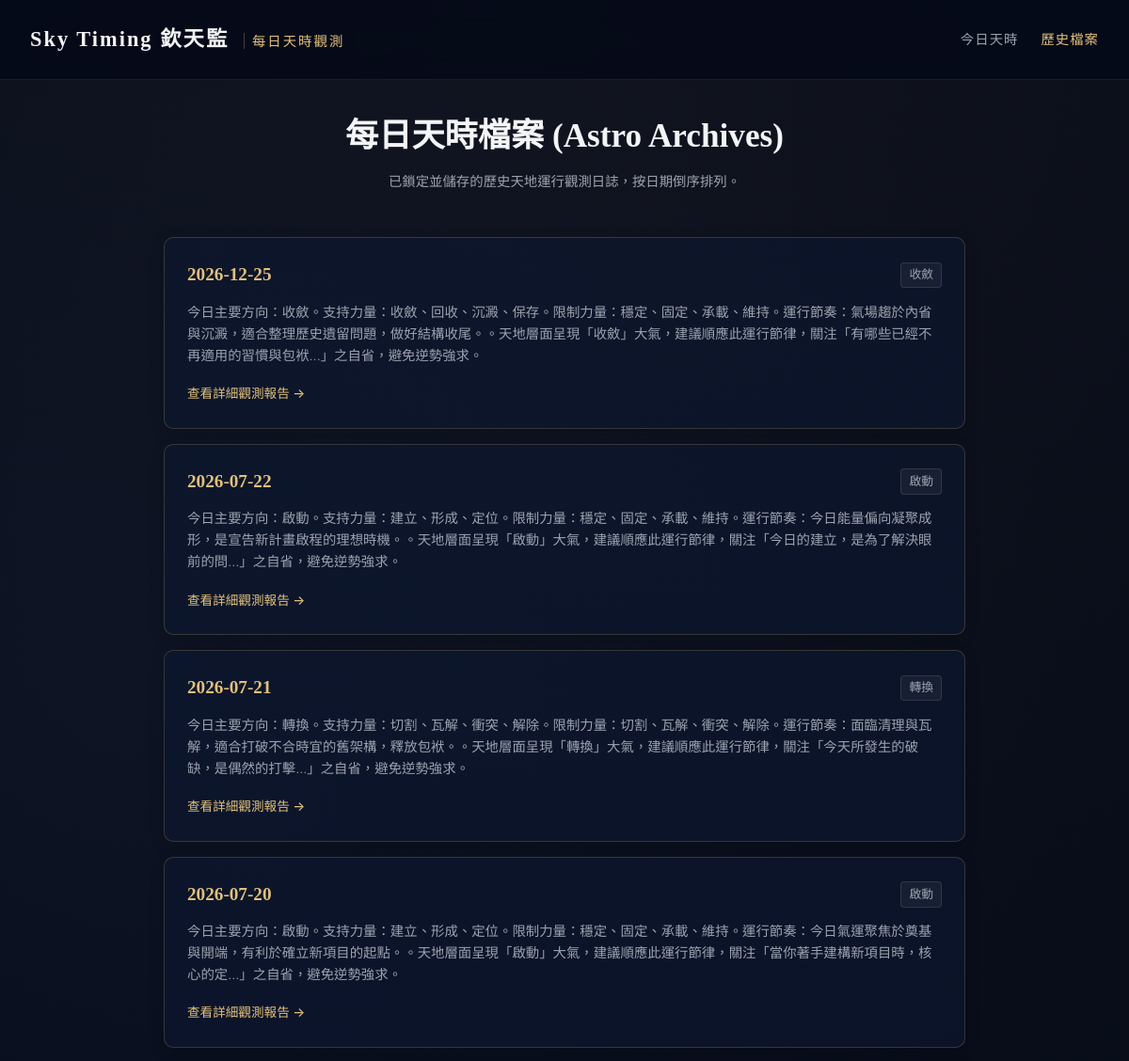
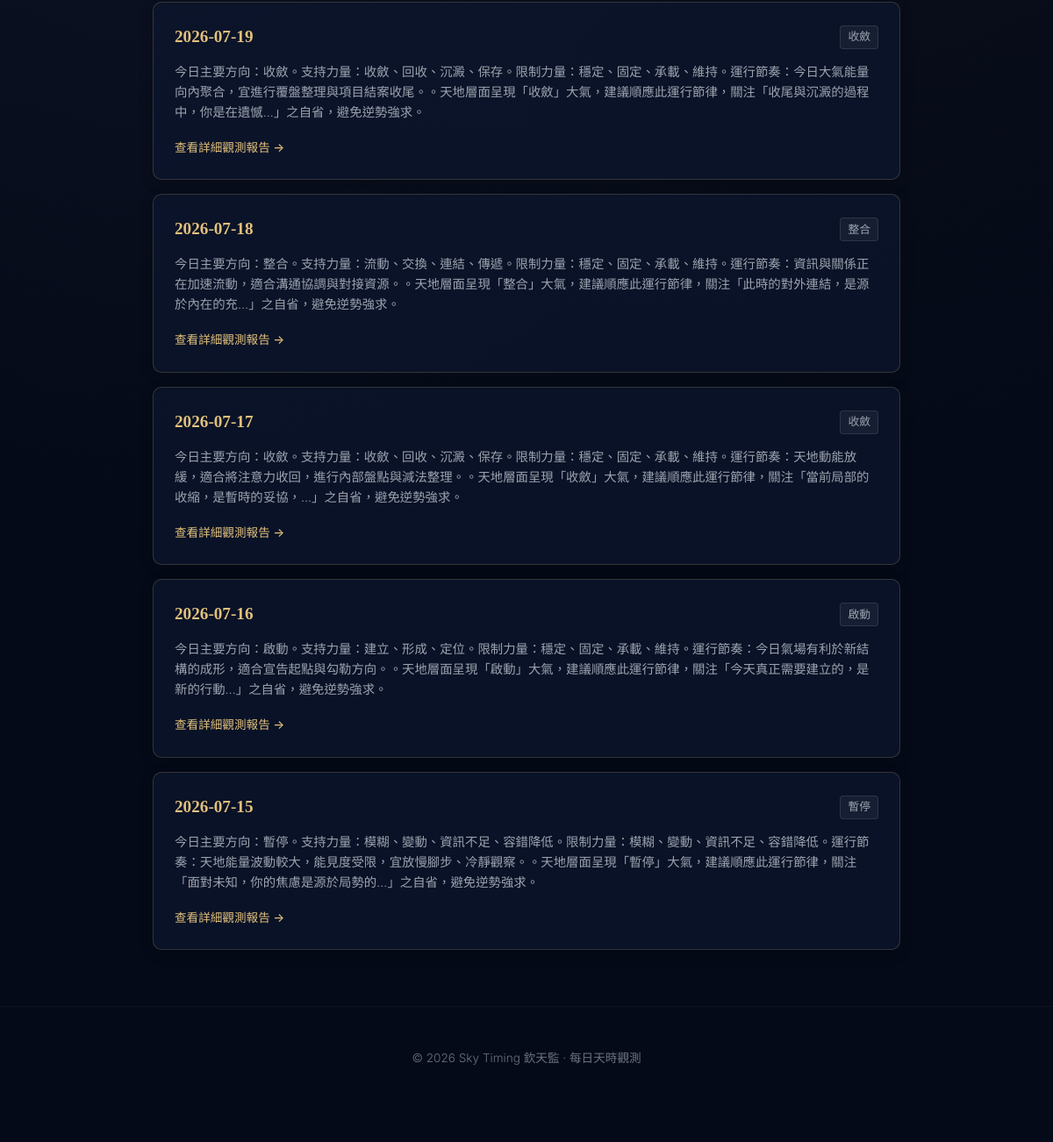
Page /archive on the earlier database version (2 pictures, top to bottom).
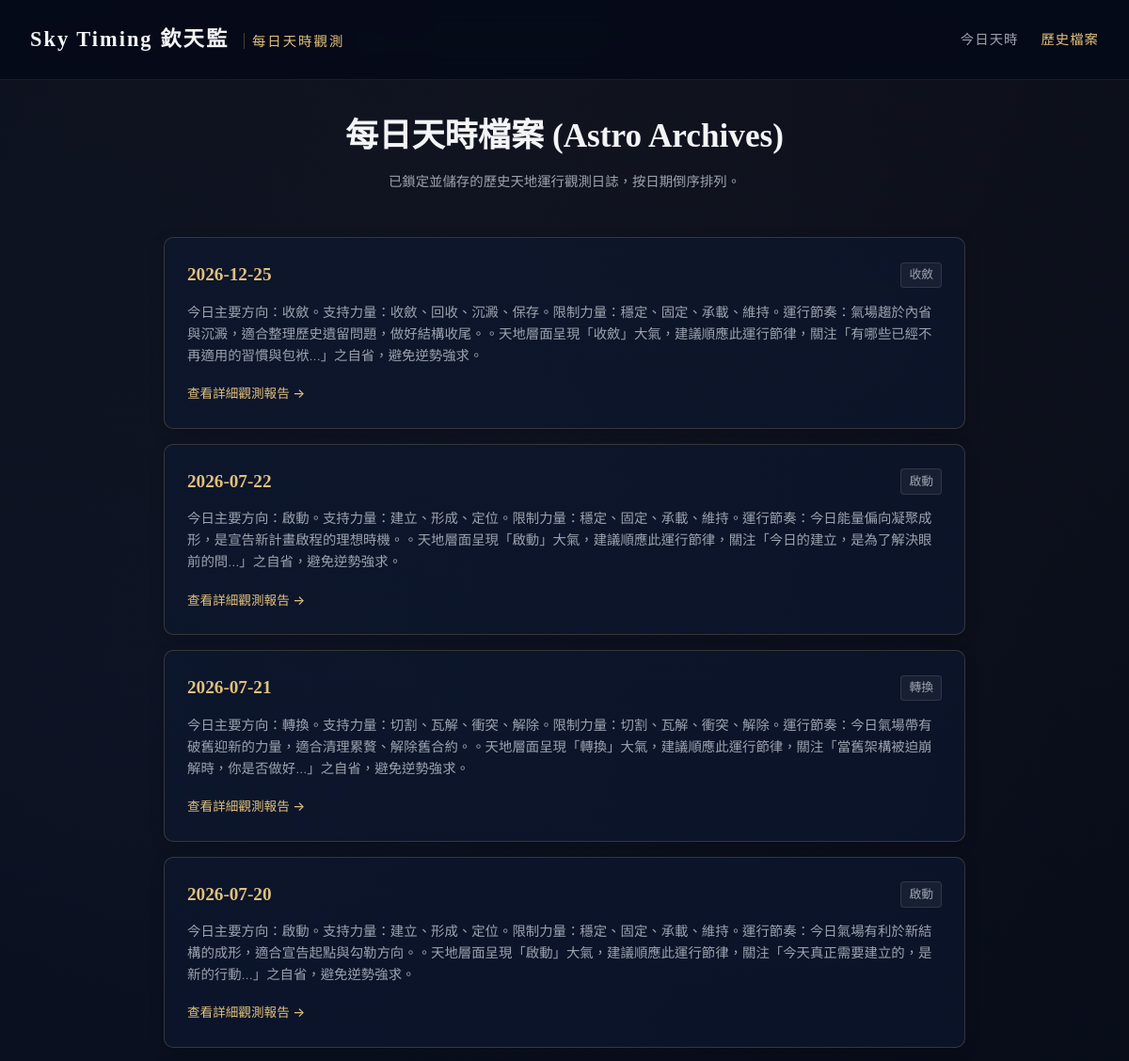
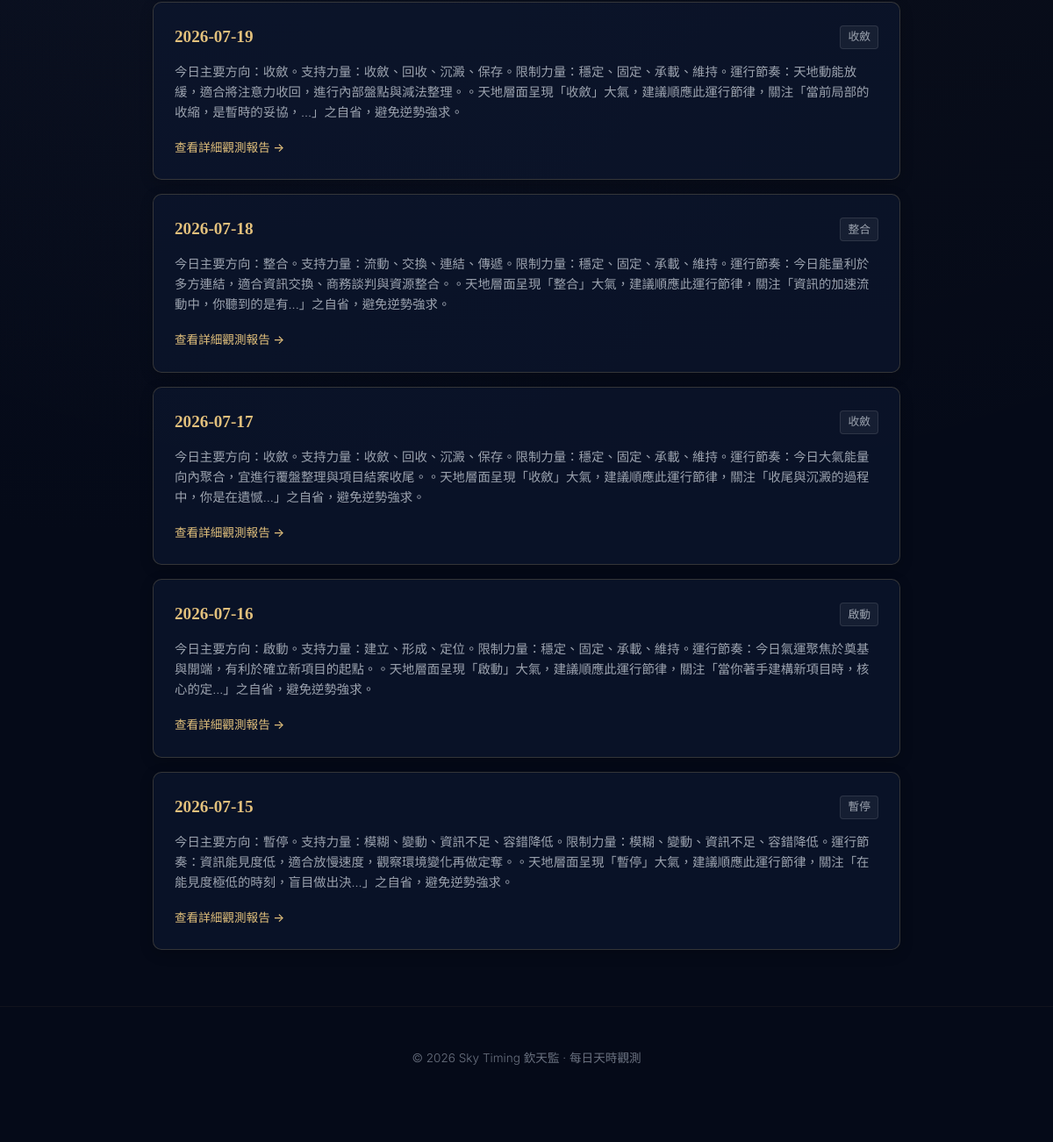
Same page on the later database version (2 pictures, top to bottom).
### tables this page shows
CREATE TABLE daily_states (
            id INTEGER PRIMARY KEY AUTOINCREMENT,
            date TEXT NOT NULL,
            timezone TEXT NOT NULL,
            city TEXT NOT NULL,
            raw_timing_data TEXT NOT NULL,
            semantic_vectors TEXT NOT NULL,
            primary_force TEXT NOT NULL,
            secondary_force TEXT NOT NULL,
            constraint_force TEXT NOT NULL,
            daily_rhythm TEXT NOT NULL,
            daily_summary TEXT NOT NULL,
            reflection_question TEXT NOT NULL,
            created_at TEXT NOT NULL,
            UNIQUE(date, timezone, city)
        );

### app.py (the view)
@app.get("/archive", response_class=HTMLResponse)
def read_archive(request: Request):
    states = get_all_daily_states()
    return templates.TemplateResponse(request=request, name="archive.html", context={"request": request, "states": states})

### templates/archive.html (shortened to what this page needs)
<!DOCTYPE html>
<html lang="zh-TW">
<head>
    <link rel="stylesheet" href="/static/style.css">
</head>
<body>
    <header class="app-header">
        <div class="logo">Sky Timing 欽天監 <span>每日天時觀測</span></div>
        <nav class="app-nav">
            <a href="/">今日天時</a>
            <a href="/archive" class="active">歷史檔案</a>
        </nav>
    </header>
    <main class="container">
        <section class="archive-header">
            <h1>每日天時檔案 (Astro Archives)</h1>
            <p class="section-desc">已鎖定並儲存的歷史天地運行觀測日誌，按日期倒序排列。</p>
        </section>
        <section class="archive-list-container">
            {% if states %}
                {% for st in states %}
                <div class="archive-item-card">
                    <div class="archive-date-row">
                        <span class="archive-date gold-text">{{ st.date }}</span>
                        <span class="archive-rhythm-badge">{{ st.daily_rhythm }}</span>
                    </div>
                    <p class="archive-summary">{{ st.daily_summary }}</p>
                    <a href="/date/{{ st.date }}" class="btn-text-gold">查看詳細觀測報告 →</a>
                </div>
                {% endfor %}
            {% else %}
                <div class="card empty-card">
                    <p>目前尚無歷史檔案記錄。請先在前台查詢或自動生成特定日期天時。</p>
                </div>
            {% endif %}
        </section>
    </main>
    <footer class="app-footer">
        <p>© 2026 Sky Timing 欽天監 · 每日天時觀測</p>
    </footer>
</body>
</html>

### static/style.css (style rules this page uses)
:root { --bg-dark: #050A18; --bg-card: rgba(13, 23, 49, 0.65); --gold: #E2C07C; --gold-hover: #D4AF37; --gold-border: rgba(226, 192, 124, 0.2); --gold-border-bright: rgba(226, 192, 124, 0.4); --text-primary: #F3F4F6; --text-secondary: #9CA3AF; --text-muted: #6B7280; --font-serif: 'Noto Serif TC', serif; --font-sans: 'PingFang TC', 'STHeitiTC-Light', 'Microsoft JhengHei Light', 'Inter', 'Outfit', system-ui, -apple-system, sans-serif; --green-accent: #34D399; --red-accent: #F87171; }
* { box-sizing: border-box; margin: 0; padding: 0; }
body { background-color: var(--bg-dark); background-image: radial-gradient(circle at 50% 0%, rgba(226, 192, 124, 0.05) 0%, transparent 70%), radial-gradient(circle at 10% 30%, rgba(13, 23, 49, 0.4) 0%, transparent 50%); color: var(--text-primary); font-family: var(--font-sans); font-weight: 300; line-height: 1.6; -webkit-font-smoothing: antialiased; padding-bottom: 2rem; }
.app-header { display: flex; justify-content: space-between; align-items: center; padding: 1.5rem 2rem; border-bottom: 1px solid rgba(226, 192, 124, 0.1); background: rgba(5, 10, 24, 0.85); backdrop-filter: blur(12px); position: sticky; top: 0; z-index: 100; }
.logo { font-family: var(--font-serif); font-size: 1.4rem; font-weight: 700; color: var(--text-primary); letter-spacing: 2px; }
.logo span { font-family: var(--font-sans); font-size: 0.9rem; font-weight: 300; color: var(--gold); margin-left: 0.5rem; border-left: 1px solid rgba(226, 192, 124, 0.3); padding-left: 0.5rem; }
.app-nav { display: flex; gap: 1.5rem; }
.app-nav a { color: var(--text-secondary); text-decoration: none; font-size: 0.9rem; letter-spacing: 1px; transition: color 0.3s; font-weight: 500; }
.app-nav a:hover, .app-nav a.active { color: var(--gold); }
.container { max-width: 900px; margin: 2rem auto; padding: 0 1.5rem; }
.gold-text { color: var(--gold); font-weight: 600; }
.section-desc { font-size: 0.9rem; color: var(--text-secondary); margin-bottom: 1.5rem; }
.archive-header { text-align: center; margin-bottom: 3rem; }
.archive-header h1 { font-family: var(--font-serif); font-size: 2.2rem; margin-bottom: 0.5rem; }
.archive-item-card { background: var(--bg-card); border: 1px solid var(--gold-border); border-radius: 10px; padding: 1.5rem; margin-bottom: 1rem; box-shadow: 0 4px 15px rgba(0, 0, 0, 0.2); transition: border-color 0.3s; }
.archive-date-row { display: flex; justify-content: space-between; align-items: center; margin-bottom: 0.75rem; }
.archive-date { font-family: var(--font-serif); font-size: 1.2rem; font-weight: 700; }
.archive-rhythm-badge { font-size: 0.8rem; background: rgba(255, 255, 255, 0.05); border: 1px solid rgba(255, 255, 255, 0.1); color: var(--text-secondary); padding: 0.15rem 0.5rem; border-radius: 4px; }
.archive-summary { font-size: 0.9rem; color: var(--text-secondary); margin-bottom: 1rem; line-height: 1.6; }
.btn-text-gold { color: var(--gold); text-decoration: none; font-size: 0.85rem; font-weight: 500; transition: color 0.3s; }
.app-footer { text-align: center; padding: 3rem 1.5rem; border-top: 1px solid rgba(226, 192, 124, 0.05); margin-top: 4rem; }
.app-footer p { font-size: 0.85rem; color: var(--text-muted); margin-bottom: 0.5rem; }

Differences in the rows shown:
removed daily_states: date "2026-07-21", daily_rhythm "轉換", daily_summary "今日主要方向：轉換。支持力量：切割、瓦解、衝突、解除。限制力量：切割、瓦解、衝突、解除。運行節奏：面臨清理與瓦解，適合打破不合時宜的舊架構，釋放包袱。。天地層面呈現「轉換」大氣，建議順應此運行節律，關注「今天所發生的破缺，是偶然的打擊...」之自省，避免逆勢強求。"
removed daily_states: date "2026-07-20", daily_rhythm "啟動", daily_summary "今日主要方向：啟動。支持力量：建立、形成、定位。限制力量：穩定、固定、承載、維持。運行節奏：今日氣運聚焦於奠基與開端，有利於確立新項目的起點。。天地層面呈現「啟動」大氣，建議順應此運行節律，關注「當你著手建構新項目時，核心的定...」之自省，避免逆勢強求。"
removed daily_states: date "2026-07-19", daily_rhythm "收斂", daily_summary "今日主要方向：收斂。支持力量：收斂、回收、沉澱、保存。限制力量：穩定、固定、承載、維持。運行節奏：今日大氣能量向內聚合，宜進行覆盤整理與項目結案收尾。。天地層面呈現「收斂」大氣，建議順應此運行節律，關注「收尾與沉澱的過程中，你是在遺憾...」之自省，避免逆勢強求。"
removed daily_states: date "2026-07-18", daily_rhythm "整合", daily_summary "今日主要方向：整合。支持力量：流動、交換、連結、傳遞。限制力量：穩定、固定、承載、維持。運行節奏：資訊與關係正在加速流動，適合溝通協調與對接資源。。天地層面呈現「整合」大氣，建議順應此運行節律，關注「此時的對外連結，是源於內在的充...」之自省，避免逆勢強求。"
removed daily_states: date "2026-07-17", daily_rhythm "收斂", daily_summary "今日主要方向：收斂。支持力量：收斂、回收、沉澱、保存。限制力量：穩定、固定、承載、維持。運行節奏：天地動能放緩，適合將注意力收回，進行內部盤點與減法整理。。天地層面呈現「收斂」大氣，建議順應此運行節律，關注「當前局部的收縮，是暫時的妥協，...」之自省，避免逆勢強求。"
removed daily_states: date "2026-07-16", daily_rhythm "啟動", daily_summary "今日主要方向：啟動。支持力量：建立、形成、定位。限制力量：穩定、固定、承載、維持。運行節奏：今日氣場有利於新結構的成形，適合宣告起點與勾勒方向。。天地層面呈現「啟動」大氣，建議順應此運行節律，關注「今天真正需要建立的，是新的行動...」之自省，避免逆勢強求。"
removed daily_states: date "2026-07-15", daily_rhythm "暫停", daily_summary "今日主要方向：暫停。支持力量：模糊、變動、資訊不足、容錯降低。限制力量：模糊、變動、資訊不足、容錯降低。運行節奏：天地能量波動較大，能見度受限，宜放慢腳步、冷靜觀察。。天地層面呈現「暫停」大氣，建議順應此運行節律，關注「面對未知，你的焦慮是源於局勢的...」之自省，避免逆勢強求。"
added daily_states: date "2026-07-21", daily_rhythm "轉換", daily_summary "今日主要方向：轉換。支持力量：切割、瓦解、衝突、解除。限制力量：切割、瓦解、衝突、解除。運行節奏：今日氣場帶有破舊迎新的力量，適合清理累贅、解除舊合約。。天地層面呈現「轉換」大氣，建議順應此運行節律，關注「當舊架構被迫崩解時，你是否做好...」之自省，避免逆勢強求。"
added daily_states: date "2026-07-20", daily_rhythm "啟動", daily_summary "今日主要方向：啟動。支持力量：建立、形成、定位。限制力量：穩定、固定、承載、維持。運行節奏：今日氣場有利於新結構的成形，適合宣告起點與勾勒方向。。天地層面呈現「啟動」大氣，建議順應此運行節律，關注「今天真正需要建立的，是新的行動...」之自省，避免逆勢強求。"
added daily_states: date "2026-07-19", daily_rhythm "收斂", daily_summary "今日主要方向：收斂。支持力量：收斂、回收、沉澱、保存。限制力量：穩定、固定、承載、維持。運行節奏：天地動能放緩，適合將注意力收回，進行內部盤點與減法整理。。天地層面呈現「收斂」大氣，建議順應此運行節律，關注「當前局部的收縮，是暫時的妥協，...」之自省，避免逆勢強求。"
added daily_states: date "2026-07-18", daily_rhythm "整合", daily_summary "今日主要方向：整合。支持力量：流動、交換、連結、傳遞。限制力量：穩定、固定、承載、維持。運行節奏：今日能量利於多方連結，適合資訊交換、商務談判與資源整合。。天地層面呈現「整合」大氣，建議順應此運行節律，關注「資訊的加速流動中，你聽到的是有...」之自省，避免逆勢強求。"
added daily_states: date "2026-07-17", daily_rhythm "收斂", daily_summary "今日主要方向：收斂。支持力量：收斂、回收、沉澱、保存。限制力量：穩定、固定、承載、維持。運行節奏：今日大氣能量向內聚合，宜進行覆盤整理與項目結案收尾。。天地層面呈現「收斂」大氣，建議順應此運行節律，關注「收尾與沉澱的過程中，你是在遺憾...」之自省，避免逆勢強求。"
added daily_states: date "2026-07-16", daily_rhythm "啟動", daily_summary "今日主要方向：啟動。支持力量：建立、形成、定位。限制力量：穩定、固定、承載、維持。運行節奏：今日氣運聚焦於奠基與開端，有利於確立新項目的起點。。天地層面呈現「啟動」大氣，建議順應此運行節律，關注「當你著手建構新項目時，核心的定...」之自省，避免逆勢強求。"
added daily_states: date "2026-07-15", daily_rhythm "暫停", daily_summary "今日主要方向：暫停。支持力量：模糊、變動、資訊不足、容錯降低。限制力量：模糊、變動、資訊不足、容錯降低。運行節奏：資訊能見度低，適合放慢速度，觀察環境變化再做定奪。。天地層面呈現「暫停」大氣，建議順應此運行節律，關注「在能見度極低的時刻，盲目做出決...」之自省，避免逆勢強求。"
